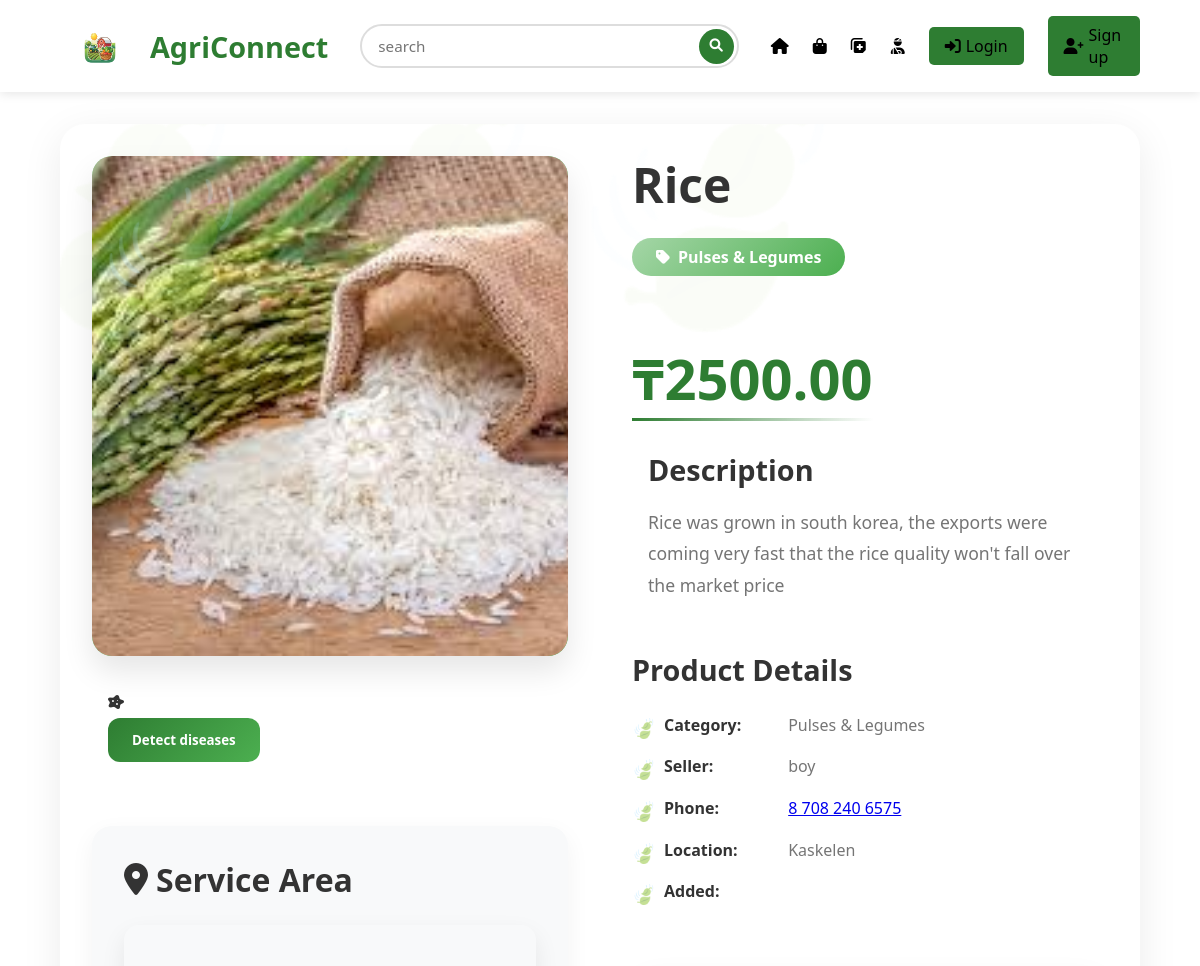
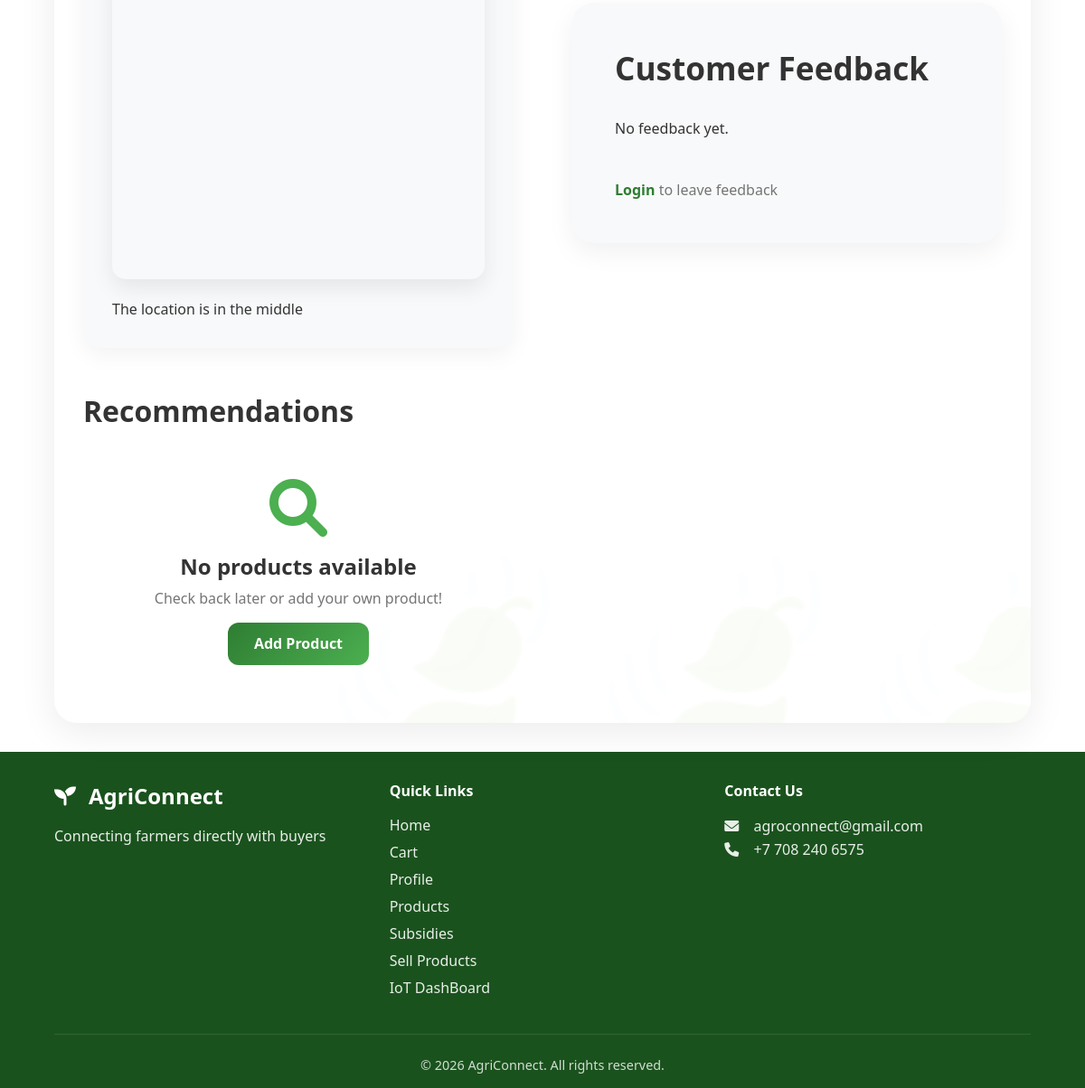
/products/rice/, run on the app's committed database (2 pictures, top to bottom).
### farmer_app/models.py (models this page shows, shortened)
class Products(models.Model):
    image = models.ImageField(upload_to="products/", null=True, blank=True)
    farmer = models.ForeignKey(Farmer, on_delete=models.CASCADE)
    name = models.CharField(max_length=120)
    slug = AutoSlugField(populate_from='name', unique=True, always_update=False)
    price = models.DecimalField(
        max_digits=10,
        decimal_places=2,
        validators=[MinValueValidator(Decimal('0.01'))]
    )
    excerpt = models.CharField(max_length=200, null=True, blank=True)
    description = models.TextField()
    harvest_date = models.DateField(default=timezone.now)
    category = models.ForeignKey(Categories, on_delete=models.CASCADE)

class Categories(models.Model):
    name = models.CharField(max_length=255)
    image = models.ImageField(upload_to="category_images/", blank=True, null=True)
    excerpt = models.CharField(max_length=500, null=True, blank=True)

class Farmer(models.Model):
    buyer = models.OneToOneField(Buyer, on_delete=models.CASCADE)
    brand = models.CharField()
    phonenumber = models.CharField(max_length=15, blank=True)
    address = models.CharField(max_length=255, blank=True, null=True)
    location = models.ForeignKey(Location, on_delete=models.CASCADE, null=True, blank=True)
    license = models.ImageField(upload_to='licenses/', blank=True, null=True)

### farmer_app/views.py (the view, shortened to what this page needs)
def product_details(request, slug):
    product = get_object_or_404(Products, slug=slug)
    feedbacks = product.received_feedbacks.select_related('buyer').order_by('-created_at')
    buyer = None
    can_give_feedback = False
    is_liked = False
    return render(request, "product_details.html", {
        "buyer": buyer,
        "product": product,
        "feedbacks": feedbacks,
        "can_give_feedback": can_give_feedback,
        "is_liked": is_liked,
        "likes_count": product.liked_by.count(),
    })

### farmer_app/templates/product_details.html (shortened to what this page needs)
{% extends "base.html" %}
{% load static %}
{% block content %}
<link rel="stylesheet" href="{% static 'css/product_details.css' %}">
<div class="product-detail-container">
    <div class="product-images">
        <div class="image-placeholder-large">
            {% if product.image %}
                <img src="{{ product.image.url }}" alt="{{ product.name }}" name="image_url">
            {% else %}
                <i class="fas fa-seedling"></i>
            {% endif %}
        </div><br>
            <div class="product-footer">
                <i class="fas fa-disease"></i>
                <form action="{% url 'detection' product.id %}" method="get">
                    <button type="submit" class="add-to-cart-btn">Detect diseases</button>
                </form>
            </div>
            <div class="map-section">
                <h2><i class="fas fa-map-marker-alt"></i> Service Area</h2>
                <div class="map-wrapper">
                    <div id="map"></div>
                </div>
                {% if product.farmer.location and product.farmer.location.latitude %}
                    <br>
                    <p>The location is in the middle</p>
                {% else %}
                    Don't have directed location ...
                {% endif %}
            </div>
            <h1>Recommendations</h1><br>
            <div class="products-grid">
                {% for product in recommended_products %}
                <div class="product-card">
                    <div class="product-img-placeholder">
                        {% if product.image %}
                            <img src="{{ product.image.url }}" alt="{{ product.name }}">
                        {% else %}
                            <i class="fas fa-seedling"></i>
                        {% endif %}
                    </div>
                    <h3>{{ product.name }}</h3>
                    <p class="product-description">{{ product.excerpt|truncatewords:15 }}</p>
                    <div class="product-footer">
                        <div class="price">₸{{ product.price|floatformat:2 }}</div>
                        <form method="post" action="{% url 'add-to-cart' product.id %}">
                            {% csrf_token %}
                            <button type="submit" class="add-to-cart-btn">
                                <i class="fas fa-cart-plus"></i> Add to Cart
                            </button>
                        </form>
                        <a href="{% url 'product-details' product.slug %}" class="view-details">
                            View Details <i class="fas fa-arrow-right"></i>
                        </a>
                    </div>
                </div>
                {% empty %}
                <div class="no-products">
                    <i class="fas fa-search"></i>
                    <h3>No products available</h3>
                    <p>Check back later or add your own product!</p>
                    <a href="{% url 'add-product' %}" class="btn">Add Product</a>
                </div>
                {% endfor %}
            </div>
    </div>
    <div class="product-info">
        <h1>{{ product.name }}</h1>
        <div class="product-meta">
            <span class="category-tag"><i class="fas fa-tag"></i> {{ product.category.name }}</span>
        </div>
        <div class="product-price">₸{{ product.price|floatformat:2 }}</div>
        <div class="product-description">
            <h3>Description</h3>
            <p>{{ product.description }}</p>
        </div>
        <div class="product-specs">
            <h3>Product Details</h3>
            <ul>
                <li><strong>Category:</strong> {{ product.category.name }}</li>
                <li><strong>Seller:</strong> {{ product.farmer.brand }}</li>
                <li><strong>Phone:</strong> <a href="tel:{{ product.farmer.phonenumber }}">{{ product.farmer.phonenumber }}</a></li>
                {% if product.farmer.address %}<li><strong>Location:</strong> {{ product.farmer.address }}</li>{% endif %}
                <li><strong>Added:</strong> {{ product.created_at|date:"F d, Y" }}</li>
            </ul>
        </div>
        <div class="feedback-container">
            <h2>Customer Feedback</h2>
            {% if feedbacks %}
                {% for feedback in feedbacks %}
                    <div class="feedback-card">
                        <strong>{{ feedback.buyer.name }}</strong>
                        <div class="feedback-rating">
                            {% for i in "12345" %}
                                <i class="{% if forloop.counter <= feedback.rating %}fas{% else %}far{% endif %} fa-star"></i>
                            {% endfor %}
                        </div>
                        <p>{{ feedback.comment }}</p>
                    </div>
                {% endfor %}
            {% else %}
                <p>No feedback yet.</p>
            {% endif %}<br>
            {% if user.is_authenticated %}
                {% if product.farmer.buyer.user != user and can_give_feedback %}
                    <div class="feedback-form">
                        <h3>Leave a Review</h3>
                        <form method="post">
                            {% csrf_token %}
                            <label for="rating">Rating</label>
                            <select name="rating" id="rating" required>
                                <option value="5">★★★★★ (5)</option>
                                <option value="4">★★★★☆ (4)</option>
                                <option value="3">★★★☆☆ (3)</option>
                                <option value="2">★★☆☆☆ (2)</option>
                                <option value="1">★☆☆☆☆ (1)</option>
                            </select>
                            <label for="comment">Comment</label>
                            <textarea name="comment" id="comment" rows="4" required placeholder="Share your experience..."></textarea>
                            <button type="submit" class="submit-feedback-btn"> Send </button>
                        </form>
                    </div>
                {% elif product.farmer.user == user %}
                    <p class="already-reviewed"> You cannot leave feedback on your own product. </p>
                {% else %}
                    <p class="already-reviewed"> You already left feedback for this product ✅ </p>
                {% endif %}
            {% else %}
                <p class="login-required">
                <a href="{% url 'account_login' %}">Login</a> to leave feedback </p>
            {% endif %}
        </div>
    </div>
</div>
{% endblock %}

### farmer_app/static/css/base.css (style rules this page uses)
* { margin: 0; padding: 0; box-sizing: border-box; font-family: 'Segoe UI', Tahoma, Geneva, Verdana, sans-serif; }
body { background-color: #ffffff; color: #333; min-height: 100vh; display: flex; flex-direction: column; }
main > * { animation: fadeIn 0.5s ease-out; }

### farmer_app/templates/product_details.html (style rules this page uses)
#map { height: 300px; width: 100%; border-radius: 8px; margin-top: 10px; }

### data on the page
Products: image (picture), name "Rice", category.name "Pulses & Legumes", price "2500.00", description "Rice was grown in south korea, the exports were coming very fast that the rice quality won't fall over the market price", farmer.brand "boy", farmer.phonenumber "8 708 240 6575", farmer.address "Kaskelen"
